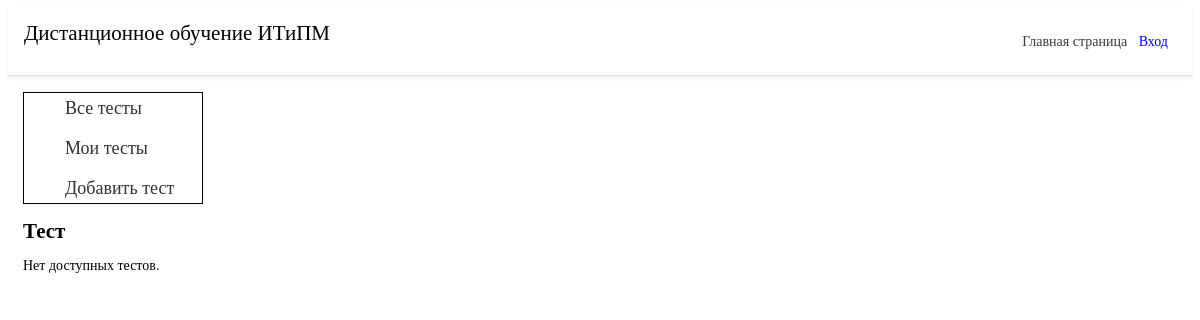
Before: /test/quizzes/ with the older database file.
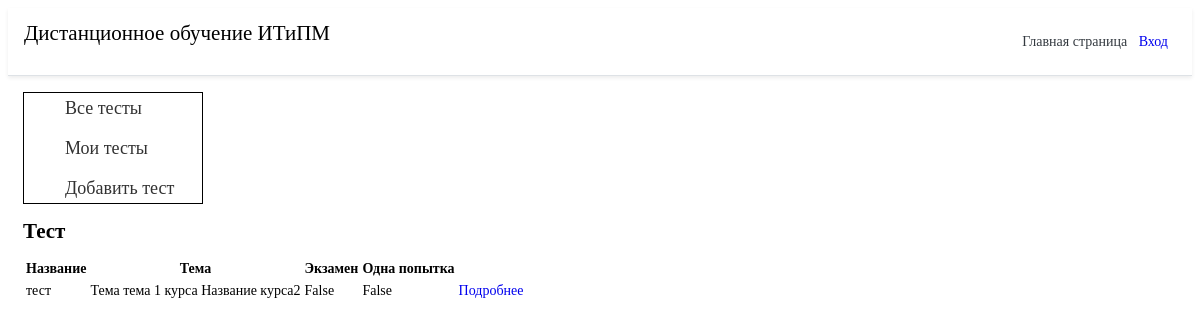
After: the same page with the newer database file.
### quiz/models.py (models this page shows, shortened)
class Quiz(models.Model):
    title = models.CharField(
        verbose_name=_("Название"),
        max_length=60, blank=False)
    description = models.TextField(
        verbose_name=_("Описание"),
        blank=True, help_text=_("a description of the quiz"))
    url = models.SlugField(
        max_length=60, blank = False,
        help_text=_("Введите ссылку"),
        verbose_name=_("Ссылка теста")
    )
    category = models.ForeignKey(
        TopicTable, null=True, blank=True,
        verbose_name=_("Тема"), on_delete=models.CASCADE)
    random_order = models.BooleanField(
        blank=False, default=False,
        verbose_name=_("Перемешать вопросы"))
    max_questions = models.PositiveIntegerField(
        blank=True, null=True, verbose_name=_("Количество вопросов"),
        help_text=_("Количество вопросов, на которые ужно ответить при каждой попытке."))
    answers_at_end = models.BooleanField(
        blank=False, default=False,
        help_text=_("Правильный ответ не отображается после вопроса."
                    " Ответы отображаются в конце."),
        verbose_name=_("Ответы отображаются в конце"))
    exam_paper = models.BooleanField(
        blank=False, default=False,
        help_text=_("Если да, то результат каждой попытки"
                    " пользователя будет сохранен. Необходимо для маркировки."),
        verbose_name=_("Экзамен"))
    single_attempt = models.BooleanField(
        blank=False, default=False,
        help_text=_("Если включенно, то можно пройти только одну попытку"),
        verbose_name=_("Одна попытка")
    )
    pass_mark = models.SmallIntegerField(
        blank=True, default=0,
        verbose_name=_("Минимальный процент"),
        help_text=_("Процент для минимального прохождения теста."),
        validators=[MaxValueValidator(100)])
    success_text = models.TextField(
        blank=True, help_text=_("При неправельном прохождение теста"),
        verbose_name=_("Отображается, если пользователь"
                       " проходит тест")
    )
    fail_text = models.TextField(
        verbose_name=_("При неправельном прохождение теста"),
        blank=True,
        help_text=_("Отображается, если пользователь"
                    "не проходит тест.")
    )
    draft = models.BooleanField(
        blank=True, default=False,
        verbose_name=_("Проект"),
        help_text=_("Если да, то тест не отображается"
                    "в списке викторин и может быть только"
                    "взято пользователями, которые могут редактировать тест."))
    class Meta:
        verbose_name = _("Тест")
        verbose_name_plural = _("Тесты")

### course/models.py (models this page shows, shortened)
class TopicTable(models.Model):
    title = models.CharField('Название темы', max_length=75)
    task = models.TextField('Описание темы', max_length=250)
    id_course = models.ForeignKey(CourseTable, on_delete=models.CASCADE)
    def __str__(self):
        return f'Тема {self.title} курса {self.id_course}'
    class Meta:
        verbose_name = 'Тему'
        verbose_name_plural = 'Темы'

class CourseTable(models.Model):
    title = models.CharField('Название курса', max_length=75)
    task = models.TextField('Описание курса', max_length=250)
    teacher = models.ForeignKey(User_table, on_delete=models.CASCADE)
    def __str__(self):
        return self.title
    class Meta:
        verbose_name = 'Курс'
        verbose_name_plural = 'Курсы'

### quiz/views.py (the view)
class QuizListView(ListView):
    model = Quiz
    def get_queryset(self):
        queryset = super(QuizListView, self).get_queryset()
        return queryset.filter(draft=False)

### quiz/templates/quiz/quiz_list.html (shortened to what this page needs)
{% extends 'main/base.html' %}
{% load i18n %}
{% load quiz_tags %}
{% block content %}
<div class="menu_gl">
	<ul class="menu">
		<li><a class="cours_menu_a" href="#">Все тесты</a></li>
		<li><a href="#">Мои тесты</a></li>
		<li><a href="{% url 'add_test' %}">Добавить тест</a></li>
			</ul>
</div>
<h2>{% trans "Тест" %}</h2>
    {% if quiz_list %}
		<table class="table table-bordered table-striped">
		  <thead>
			<tr>
			  <th>{% trans "Название" %}</th>
			  <th>{% trans "Тема" %}</th>
			  <th>{% trans "Экзамен" %}</th>
			  <th>{% trans "Одна попытка" %}</th>
			  <th></th>
			</tr>
		  </thead>
		  <tbody>
        {% for quiz in quiz_list %}
  			<tr>
			  <td>{{ quiz.title }}</td>
			  <td>{{ quiz.category }}</td>
			  <td>{{ quiz.exam_paper }}</td>
			  <td>{{ quiz.single_attempt }}</td>
			  <td>
				<a href="{% url 'quiz_start_page' slug=quiz.url %}">
				  {% trans "Подробнее" %}
				</a>
			</tr>
        {% endfor %}
		  </tbody>
		</table>
	{% else %}
        <p>{% trans "Нет доступных тестов" %}.</p>
    {% endif %}
{% endblock %}

Changed rows visible on the page:
added Quiz: title "тест", category "Тема тема 1 курса Название курса2", exam_paper "False", single_attempt "False"
Other visible differences:
text no longer shown: "Нет доступных тестов ."
text now shown: "Название Тема Экзамен Одна попытка"
